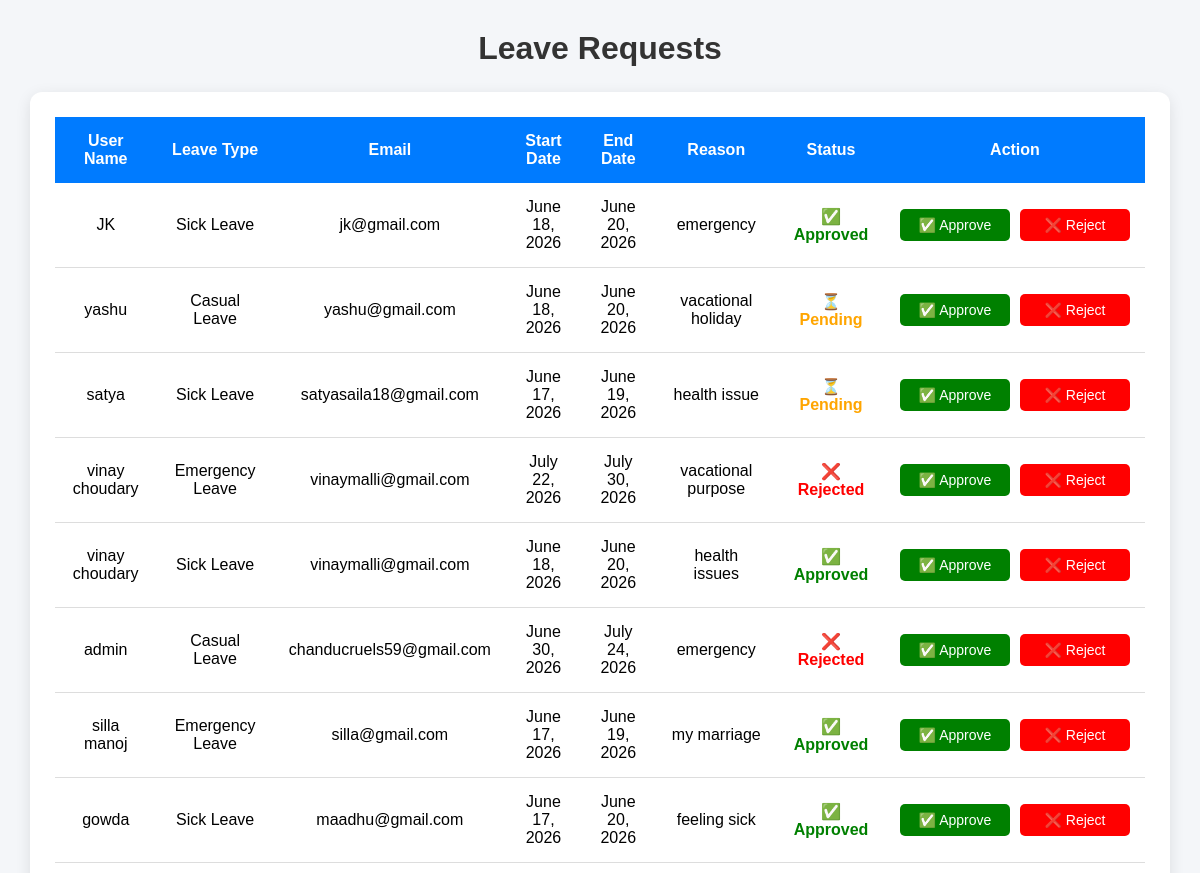
The app's page /leave_request/ (signed in, upper part), older data.
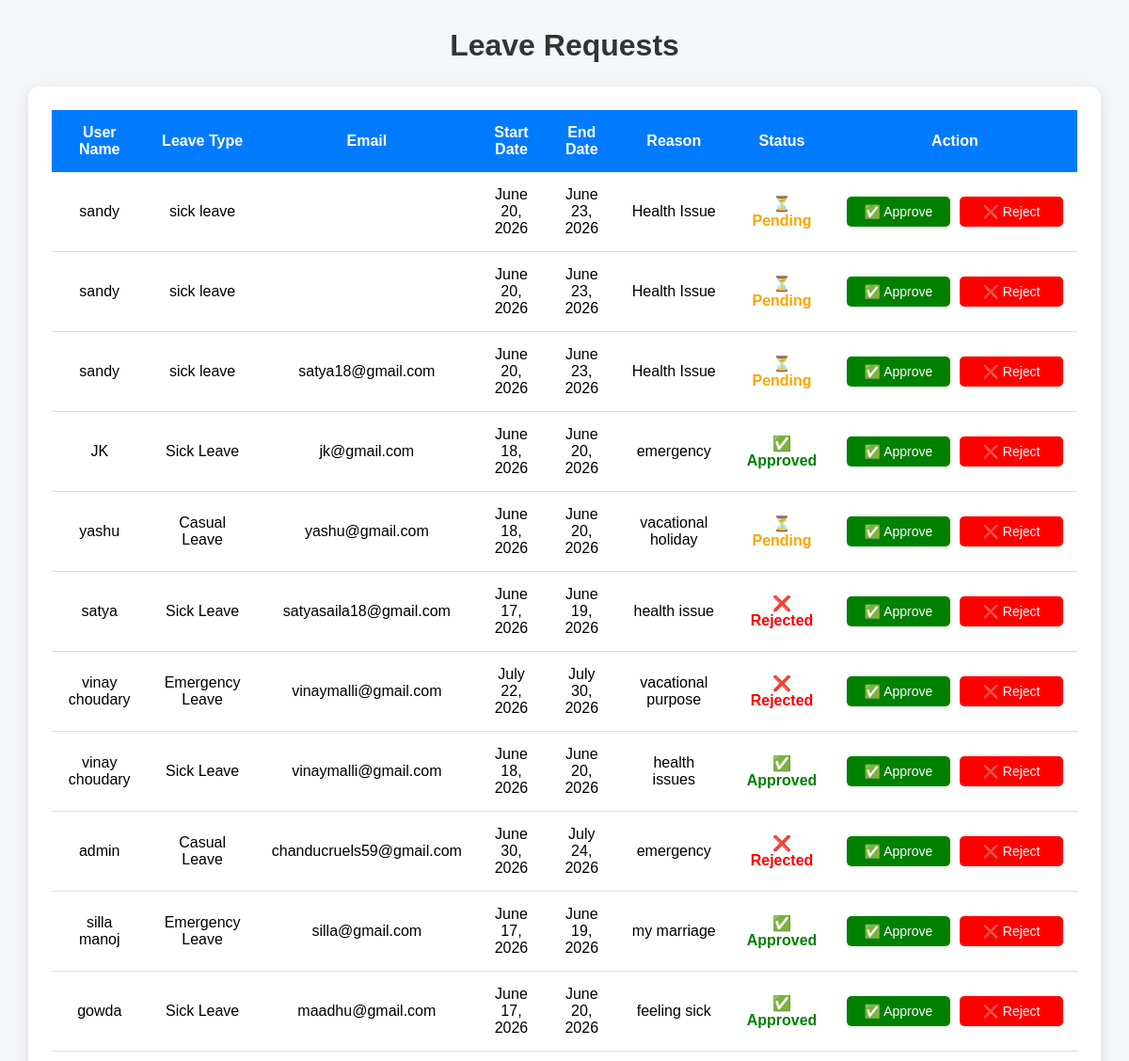
The same page, newer data.
### leaves/models.py (models this page shows, shortened)
class Leave(models.Model):
    STATUS_CHOICES = (
        ('pending','Pending'),
        ('approved','Approved'),
        ('rejected','Rejected'),
    )
    username = models.ForeignKey(User,on_delete = models.CASCADE)
    leave_type = models.CharField(max_length=100, default='Casual Leave')
    email = models.EmailField(blank=True, null=True)
    start_date = models.DateField()
    end_date = models.DateField()
    reason = models.TextField()
    status = models.CharField(max_length=100, choices = STATUS_CHOICES , default = 'pending')

### leaves/views.py (the view)
# urls.py: path('leave_request/', views.leave_request , name='leave_request'),
@login_required
def leave_request(request):
    leave_list = Leave.objects.all().order_by('-id')
    return render(request,'leaves/leave_request.html',{'leave_list':leave_list})

### templates/leaves/leave_request.html (shortened to what this page needs)
<!DOCTYPE html>
<html lang="en">
<head>
</head>
<body>
<div class="container">
    <h1>Leave Requests</h1>
    <div class="card">
        <table>
            <tr>
                <th>User Name</th>
                <th>Leave Type</th>
                <th>Email</th>
                <th>Start Date</th>
                <th>End Date</th>
                <th>Reason</th>
                <th>Status</th>
                <th>Action</th>
            </tr>
            {% for i in leave_list %}
            <tr>
                <td>{{ i.username }}</td>
                <td>{{ i.leave_type }}</td>
                <td>{{ i.email }}</td>
                <td>{{ i.start_date }}</td>
                <td>{{ i.end_date }}</td>
                <td>{{ i.reason }}</td>
                <td>
                    {% if i.status == 'pending' %}
                        <span class="pending">⏳ Pending</span>
                    {% elif i.status == 'approved' %}
                        <span class="approved">✅ Approved</span>
                    {% elif i.status == 'rejected' %}
                        <span class="rejected">❌ Rejected</span>
                    {% endif %}
                </td>
                <td>
                    <div class="action-buttons">
                        <a href="{% url 'approve_leave' i.id %}"
                           class="approve-btn"
                           onclick="return confirm('Are you sure you want to approve this leave request?')">
                            ✅ Approve
                        </a>
                        <a href="{% url 'reject_leave' i.id %}"
                           class="reject-btn"
                           onclick="return confirm('Are you sure you want to reject this leave request?')">
                            ❌ Reject
                        </a>
                    </div>
                </td>
            </tr>
            {% empty %}
            <tr>
                <td colspan="8" class="no-data">
                    No Leave Requests Found
                </td>
            </tr>
            {% endfor %}
        </table>
    </div>
</div>
</body>
</html>

### templates/leaves/leave_request.html (style rules this page uses)
* { margin:0; padding:0; box-sizing:border-box; font-family:Arial, sans-serif; }
body { background:#f4f6f9; padding:30px; }
.container { max-width:1400px; margin:auto; }
h1 { text-align:center; margin-bottom:25px; color:#333; }
.card { background:#fff; padding:25px; border-radius:12px; box-shadow:0 4px 15px rgba(0,0,0,0.1); overflow-x:auto; }
table { width:100%; border-collapse:collapse; }
th { background:#007bff; color:white; padding:15px; text-align:center; }
td { padding:15px; text-align:center; border-bottom:1px solid #ddd; vertical-align:middle; }
.pending { color:orange; font-weight:bold; }
.approved { color:green; font-weight:bold; }
.rejected { color:red; font-weight:bold; }
.action-buttons { display:flex; justify-content:center; align-items:center; gap:10px; flex-wrap:nowrap; white-space:nowrap; }
.approve-btn, .reject-btn { display:inline-flex; align-items:center; justify-content:center; min-width:110px; padding:8px 15px; border-radius:5px; font-size:14px; text-decoration:none; color:white; transition:0.3s; }
.approve-btn { background:green; }
.reject-btn { background:red; }

Row changes from the older to the newer data that the page shows:
added Leave: username "sandy", leave_type "sick leave", start_date "June 20, 2026", end_date "June 23, 2026", reason "Health Issue", status "⏳ Pending"
added Leave: username "sandy", leave_type "sick leave", start_date "June 20, 2026", end_date "June 23, 2026", reason "Health Issue", status "⏳ Pending"
added Leave: username "sandy", leave_type "sick leave", email "satya18@gmail.com", start_date "June 20, 2026", end_date "June 23, 2026", reason "Health Issue", status "⏳ Pending"
changed Leave "satyasaila18@gmail.com": status "⏳ Pending" → "❌ Rejected"
